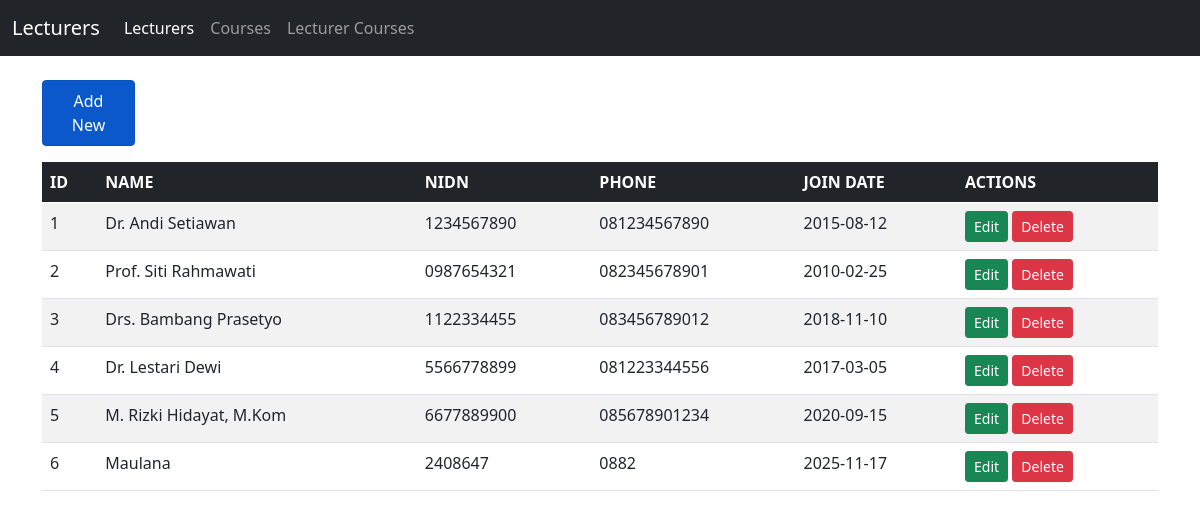
Before: / with the older database file.
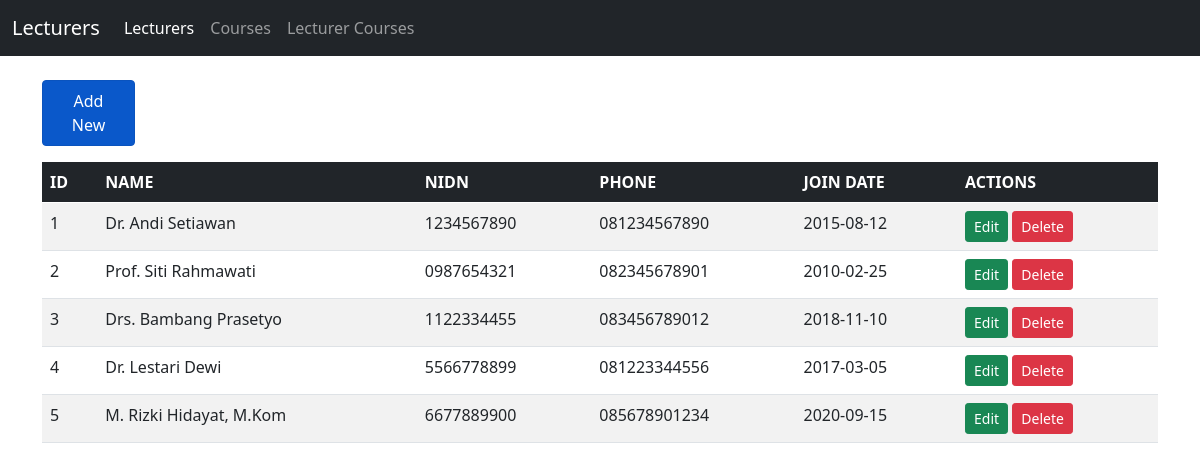
After: the same page with the newer database file.
### tables this page shows
CREATE TABLE `lecturers` (
  `id` int(11) NOT NULL,
  `name` varchar(255) NOT NULL,
  `nidn` varchar(255) NOT NULL,
  `phone` varchar(255) DEFAULT NULL,
  `join_date` date DEFAULT NULL
);

### controllers/LecturerController.php (called while the page is built, shortened)
<?php
require_once __DIR__ . '/../models/Lecturer.php';
class LecturerController
{
  private $lecturer;
  public function __construct()
  {
    $this->lecturer = new Lecturer();
  }
  public function index()
  {
    $lecturers = $this->lecturer->getAll();
    require_once __DIR__ . '/../views/lecturers/index.php';
  }
}
?>

### models/Lecturer.php (called while the page is built, shortened)
<?php
require_once __DIR__ . '/../config/database.php';
class Lecturer
{
  private $conn;
  private $table = 'lecturers';
  public function __construct()
  {
    $database = new Database();
    $this->conn = $database->connect();
  }
  public function getAll()
  {
    $sql = "SELECT * FROM {$this->table} ORDER BY id ASC";
    $result = $this->conn->query($sql);
    return $result;
  }
}
?>

### config/database.php (called while the page is built, shortened)
<?php
class Database
{
    private $host = "localhost";
    private $username = "root";
    private $password = "";
    private $database = "tp_mvc25";
    public function connect()
    {
        $this->conn = null;
        try {
            $this->conn = new mysqli($this->host, $this->username, $this->password, $this->database);
        } catch (Exception $e) {
            echo "Connection Error: " . $e->getMessage();
        }
        return $this->conn;
    }
}
?>

### views/lecturers/index.php (the view, shortened to what this page needs)
<!doctype html>
<html lang="en">
<head>
  <link href="bootstrap.min.css" rel="stylesheet">
</head>
<body>
  <nav class="navbar navbar-expand-lg navbar-dark bg-dark">
    <div class="container-fluid">
      <a class="navbar-brand" href="index.php?controller=lecturer&action=index">Lecturers</a>
      <div class="collapse navbar-collapse" id="navbarNav">
        <ul class="navbar-nav">
          <li class="nav-item">
            <a class="nav-link active" aria-current="page"
              href="index.php?controller=lecturer&action=index">Lecturers</a>
          </li>
          <li class="nav-item">
            <a class="nav-link" href="index.php?controller=course&action=index">Courses</a>
          </li>
          <li class="nav-item">
            <a class="nav-link" href="index.php?controller=lecturer_courses&action=index">Lecturer Courses</a>
          </li>
        </ul>
      </div>
    </div>
  </nav>
  <div class="container my-4">
    <div class="col-1 my-3">
      <a type="button" class="btn btn-primary nav-link active" href="index.php?controller=lecturer&action=create">Add
        New</a>
    </div>
    <table class="table table-striped table-hover">
      <thead class="table-dark">
        <tr>
          <th>ID</th>
          <th>NAME</th>
          <th>NIDN</th>
          <th>PHONE</th>
          <th>JOIN DATE</th>
          <th>ACTIONS</th>
        </tr>
      </thead>
      <tbody>
        <?php
        if ($lecturers && $lecturers->num_rows > 0) {
          while ($row = $lecturers->fetch_assoc()) {
            echo "
            <tr>
              <td>{$row['id']}</td>
              <td>{$row['name']}</td>
              <td>{$row['nidn']}</td>
              <td>{$row['phone']}</td>
              <td>{$row['join_date']}</td>
              <td>
                <a class='btn btn-success btn-sm' href='index.php?controller=lecturer&action=edit&id={$row['id']}'>Edit</a>
                <a class='btn btn-danger btn-sm' href='index.php?controller=lecturer&action=delete&id={$row['id']}'>Delete</a>
              </td>
            </tr>
            ";
          }
        } else {
          echo "<tr><td colspan='6' class='text-center'>No lecturers found</td></tr>";
        }
        ?>
      </tbody>
    </table>
  </div>
</body>
</html>

### public/index.php (shortened to what this page needs)
<?php
$controllerName = isset($_GET['controller']) ? $_GET['controller'] : 'lecturer';
$action = isset($_GET['action']) ? $_GET['action'] : 'index';
switch ($controllerName) {
  case 'lecturer':
  default:
    require_once __DIR__ . '/../controllers/LecturerController.php';
    $controller = new LecturerController();
    break;
}
switch ($action) {
  case 'index':
    $controller->index();
    break;
}
?>

Changed rows visible on the page:
removed lecturers: id "6", name "Maulana", nidn "2408647", phone "0882", join_date "2025-11-17"
